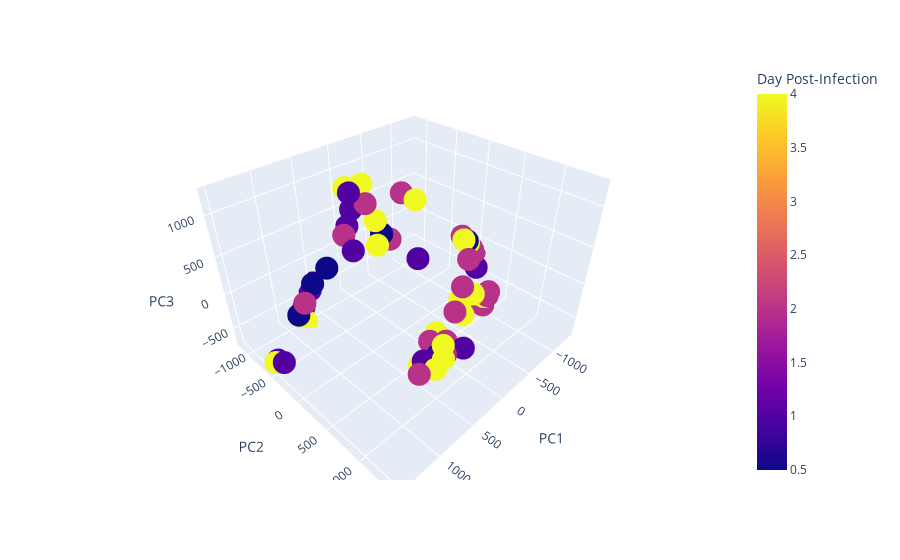

Notebook code for this chart:
### Code cell
fig = px.scatter_3d(
    X_train_reduced_df,
    x='PC1',
    y='PC2',
    z='PC3',
    color='Day Post-Infection',
    size_max=8,
)
fig.show()
